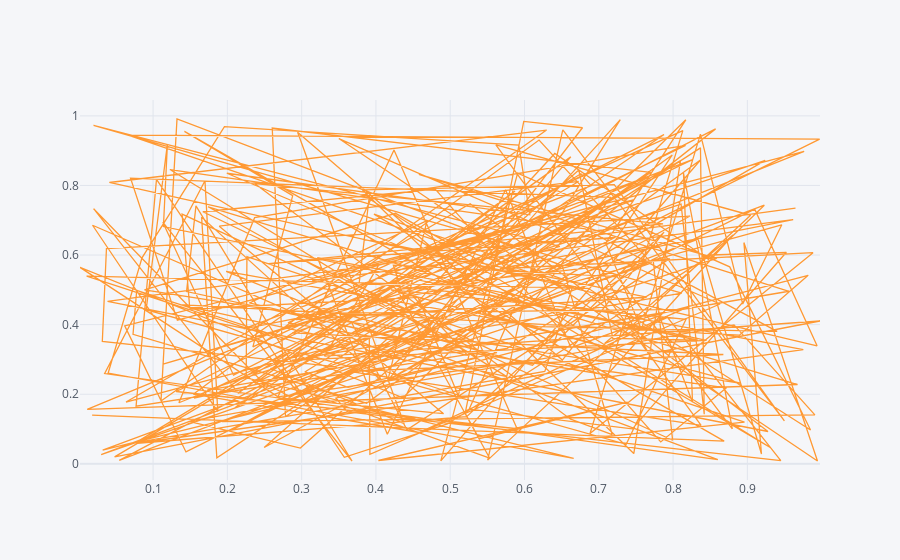

The cell this chart's notebook holds for it:
### Code cell
df.iplot(x = 'a' ,y = 'b')

### Figure 1 — Plotly figure (JSON) as saved in the notebook; plotly's stock layout.template omitted (floating-point values rounded to 4 significant figures; data arrays with more than 128 entries replaced by an {"elided": "..."} marker saying what was removed)
{"data": [{"line": {"color": "rgba(255, 153, 51, 1.0)", "dash": "solid", "shape": "linear", "width": 1.3}, "mode": "lines", "name": "b", "text": "", "type": "scatter", "x": {"elided": "300 float values"}, "y": {"elided": "300 float values"}}], "layout": {"legend": {"bgcolor": "#F5F6F9", "font": {"color": "#4D5663"}}, "paper_bgcolor": "#F5F6F9", "plot_bgcolor": "#F5F6F9", "title": {"font": {"color": "#4D5663"}}, "xaxis": {"gridcolor": "#E1E5ED", "showgrid": true, "tickfont": {"color": "#4D5663"}, "title": {"font": {"color": "#4D5663"}, "text": ""}, "zerolinecolor": "#E1E5ED"}, "yaxis": {"gridcolor": "#E1E5ED", "showgrid": true, "tickfont": {"color": "#4D5663"}, "title": {"font": {"color": "#4D5663"}, "text": ""}, "zerolinecolor": "#E1E5ED"}}}
